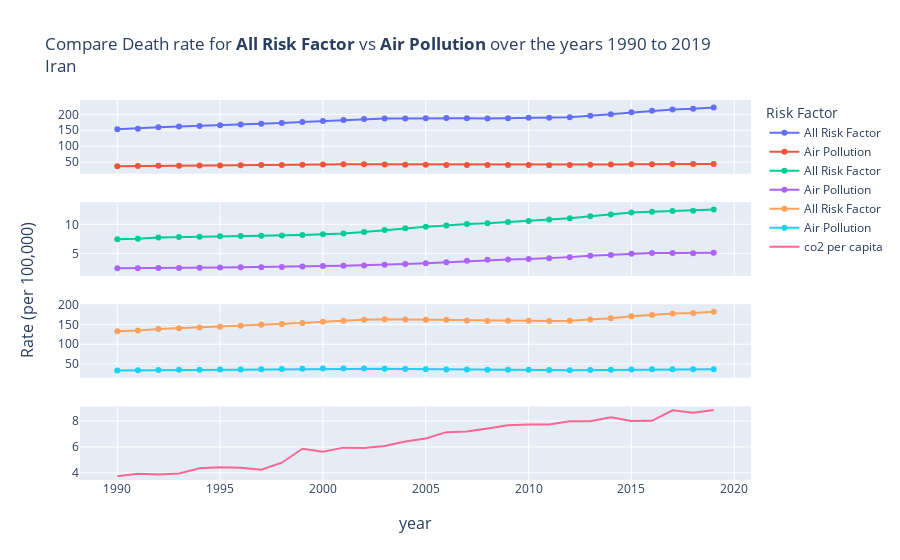

Source (notebook cell):
### Code cell
iran_df = cause_df[cause_df.location_clean=="IRN"]
co2 = co2_df[co2_df.iso_code=="IRN"]
draw_plot(iran_df, co2, "Iran")
